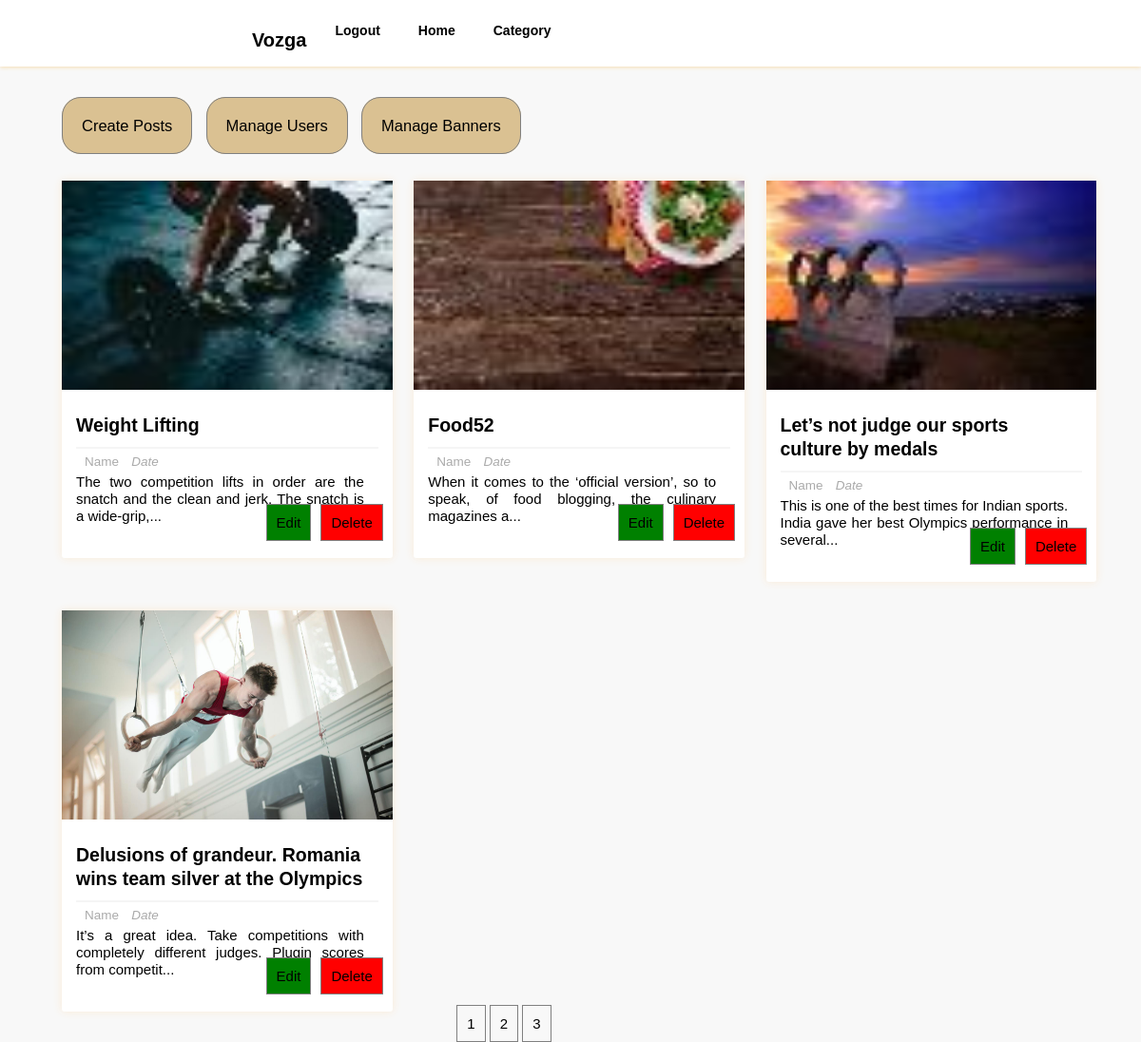
Page /dashboard.php on the committed database.
### tables this page shows
CREATE TABLE `posts` (
  `p_id` int(11) NOT NULL,
  `title` varchar(255) NOT NULL,
  `description` text NOT NULL,
  `category` varchar(255) NOT NULL,
  `image` varchar(255) NOT NULL,
  `user_id` int(20) NOT NULL,
  `likes` int(11) NOT NULL
);

### dashboard.php (the view, shortened to what this page needs)
<?php
    require_once "includes/login_validate.php";
?>
<html lang="en">
<head>
    <link href="includes/style.css" rel="stylesheet" type="text/css" />
</head>
<body>
<div class="header-wrapper">
<header>
            <div class='logo'>
                <h3>Vozga</h3>
            </div>
            <div class="search-form">
                        <div class="icon">
                        </div>
                    </div>
            <ul class='list'>
                <li><a>Category<i class="fas fa-chevron-down" style="color:black; font-size: 14px; font-weight: 600; padding:5px;"></i></a>
                </li>
                <li><a href='homepage'>Home</a></li>
                <li><a href="logout">Logout</a></li>
            </ul>
        </header>
</div>
    <div class="manage-posts-admin">
            <div class="admin-manage">
                <ul>
                    <li><a href="createpost.php">Create Posts</a></li>
                    <li><a href="manageuser.php">Manage Users</a></li>
                    <li><a href="banner.php">Manage Banners</a></li>
                </ul>
            </div>
        <div class="main-content-admin">
                    <?php
                        $results_per_page=4;
                        $sql="SELECT * FROM posts";
                        $result=mysqli_query($con,$sql);
                        $i=0;
                        $num_of_result=mysqli_num_rows($result);
                        $num_of_pages=ceil($num_of_result/$results_per_page);
                        if(!isset($_GET['page'])){
                            $page=1;
                        }else{
                            $page=$_GET['page'];
                        }
                        $start_limit=($page-1)*$results_per_page;
                        $sql="SELECT * FROM posts LIMIT ".$start_limit.','.$results_per_page;
                        $result=mysqli_query($con,$sql);
                        if(mysqli_num_rows($result) > $i){
                            while($row=mysqli_fetch_assoc($result)){
                    ?>
                    <div class="main-post-admin">
                    <?
                        $output_image="images/resized/".$row['image'];
                        $desc=$row['description'];
                        $desc = substr($desc,0,100).'...';
                    ?>
                    <img class="image" src="<?php echo $output_image;?>", alt="post_image">
                    <div class="post-preview-wrapper">
                <a href="single?id=<?php echo $row['p_id'];?>" class="post-title"><?php echo $row['title'];?></a>
                <div class="post-preview">
                    <span class="author-name"><i class="fas fa-user"></i>Name</span>
                    <span class="post-date"><i class="fas fa-calendar-week">Date</i></span>
                    <p class="desc"><?php echo $desc; ?></p>
                </div>
            </div>
            <div class="btns">
                <ul class="edit-delete-btn">
                    <li>
                        <a href="editpost.php/<?php echo $row['p_id'];?>" class="btn edit-link">Edit</a>
                    </li>
                    <li>
                        <a href="deletepost.php/<?php echo  $row['p_id'];?>" class ="btn delete-link" onclick="return confirm('Are you sure you want to delete this?')">Delete</a>
                    </li>
                </ul>
            </div>
        </div>
                    <?php
                            }
                        }
                        else{
                            ?>
                            <tr>
                                <th colspan="2">No results to display</th>
                            </tr>
                            <?php
                        }
                    ?>
        </div>
        <div class='index-dashboard'><center>
        <?php
        for($page=1;$page<=$num_of_pages;$page++)
        {
            echo '<a href="dashboard.php?page='.$page.'">'.$page.'</a> ';
        }   ?>
</div>
    </div>
</body>
</html>

### rows in the picture
posts: image (picture), title "Weight Lifting", description "The two competition lifts in order are the snatch and the clean and jerk. The snatch is a wide-grip,..."
posts: image (picture), title "Food52", description "When it comes to the ‘official version’, so to speak, of food blogging, the culinary magazines a..."
posts: image (picture), title "Let’s not judge our sports culture by medals", description "This is one of the best times for Indian sports. India gave her best Olympics performance in several..."
posts: image (picture), title "Delusions of grandeur. Romania wins team silver at the Olympics", description "It’s a great idea. Take competitions with completely different judges. Plugin scores from competit..."
